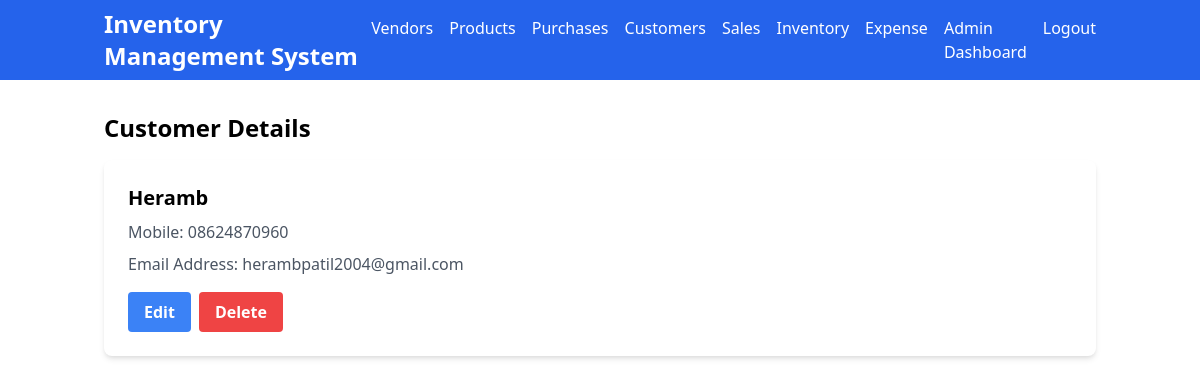
The app's page /customer/1/ (signed in) with its own data.
### main/models.py (models this page shows, shortened)
class Customer(models.Model):
    customer_name = models.CharField(max_length=50, blank=True, default=" ")
    customer_mobile = models.CharField(max_length=50, default="0")
    customer_address = models.TextField(default=" ")
    vendor = models.ForeignKey(settings.AUTH_USER_MODEL, on_delete=models.CASCADE, related_name='customers', default=1)
    class Meta:
        verbose_name_plural = '7. Customers'

### main/views.py (the view)
# urls.py: path('customer/<int:customer_id>/', views.customer_detail, name='customer_detail'),
def customer_detail(request, customer_id):
    if request.user.is_superuser:
        customer = get_object_or_404(Customer, id=customer_id)
    else:
        customer = get_object_or_404(Customer, id=customer_id, vendor__user=request.user)
    return render(request, 'customer_detail.html', {'customer': customer})

### templates/customer_detail.html
{% extends 'base.html' %}
{% block content %}
<div class="container mt-4">
  <h2 class="text-2xl font-bold mb-4">Customer Details</h2>
  <div class="bg-white shadow-md rounded-lg p-6">
    <h5 class="text-xl font-semibold mb-2">{{ customer.customer_name }}</h5>
    <p class="text-gray-600 mb-2">Mobile: {{ customer.customer_mobile }}</p>
    <p class="text-gray-600 mb-4">Email Address: {{ customer.customer_address }}</p>
    <div class="flex">
      <a href="{% url 'main:customer_update' customer.id %}" class="bg-blue-500 hover:bg-blue-600 text-white font-semibold py-2 px-4 rounded mr-2">Edit</a>
      <a href="{% url 'main:customer_delete' customer.id %}" class="bg-red-500 hover:bg-red-600 text-white font-semibold py-2 px-4 rounded">Delete</a>
    </div>
  </div>
</div>
{% endblock %}

### records on screen
Customer: customer_name "Heramb", customer_mobile "08624870960", customer_address "herambpatil2004@gmail.com"
